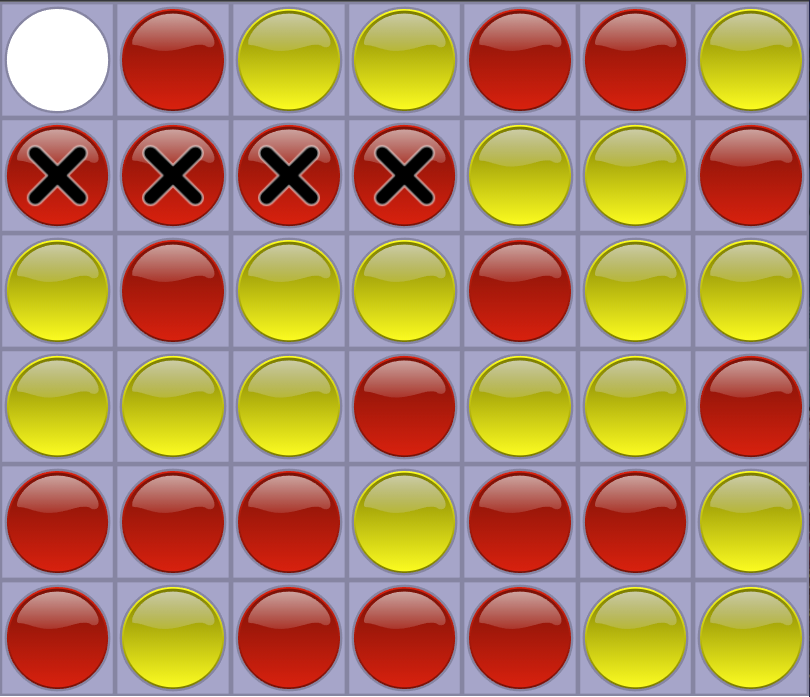
#> input picture img/teste2.png, 810 x 697 px
$ python run.py
#> lines starting #> are read from the running program, lines starting #| are printed output that depends on the picture; after the words box and inside, x2 and y2 are one past the last pixel; in counts of white or black regions, pixels touching at a corner belong together
### biblioteca.py

import cv2

def encontra_peca(posicao):
    # Recebe um pedaço do tabuleiro e tenta descobrir se há peça nessa posição e,
    # se houver, usa visão computacional para descobrir se é vermelha ou amarela
    # 0 -> sem peça
    # 1 -> peça vermelha
    # 2 -> peça amarela
    hsv = cv2.cvtColor(posicao.copy(), cv2.COLOR_BGR2HSV)
    mask_vermelho = cv2.inRange(hsv,(0, 200, 200),(20/2, 255, 255))
    contornos_vermelhos, _ = cv2.findContours(mask_vermelho, cv2.RETR_TREE, cv2.CHAIN_APPROX_NONE)
    mask_amarelo = cv2.inRange(hsv,(40/2, 200, int(0.5*255)),(60/2, 255, 255))
    contornos_amarelos, _ = cv2.findContours(mask_amarelo, cv2.RETR_TREE, cv2.CHAIN_APPROX_NONE)

    if len(contornos_vermelhos) == 0 and len(contornos_amarelos) == 0:
        return 0
    elif len(contornos_vermelhos) > 0 and len(contornos_amarelos) > 0:
        maior_area_vermelho = 0
        for contorno_vermelho in contornos_vermelhos:
            if abs(cv2.contourArea(contorno_vermelho)) > maior_area_vermelho:
                maior_area_vermelho = abs(cv2.contourArea(contorno_vermelho))
        maior_area_amarelo = 0
        for contorno_amarelo in contornos_amarelos:
            if abs(cv2.contourArea(contorno_amarelo)) > maior_area_amarelo:
                maior_area_amarelo = abs(cv2.contourArea(contorno_amarelo))
        if maior_area_vermelho > maior_area_amarelo:
            return 1
        else:
            return 2
    elif len(contornos_vermelhos) > 0:
        return 1
    elif len(contornos_amarelos) > 0:
        return 2


# Esta sessão dedicada à checagem das peças do tabuleiro e se elas geram vitória não foi criada por mim,
# mas pelo usuário do GitHub ForrestKnight, em seu repositório ForrestKnight/ConnectFour
# https://github.com/ForrestKnight/ConnectFour

def checa_adjacente(matriz_tabuleiro, cor_peca, linha, coluna, delta_linha, delta_coluna):
    contagem = 0
    for i in range(4):
        peca_atual = matriz_tabuleiro[linha][coluna]
        if cor_peca == peca_atual:
            contagem += 1
        linha += delta_linha
        coluna += delta_coluna
    return contagem


def checa_vitoria(matriz_tabuleiro, cor_peca):
    # Vertical
    for linha in range(len(matriz_tabuleiro) - 3):
        for coluna in range(len(matriz_tabuleiro[0])):
            ticks = checa_adjacente(matriz_tabuleiro, cor_peca, linha, coluna, 1, 0)
            if ticks == 4: return True
    # Horizontal
    for linha in range(len(matriz_tabuleiro)):
        for coluna in range(len(matriz_tabuleiro[0]) - 3):
            ticks = checa_adjacente(matriz_tabuleiro, cor_peca, linha, coluna, 0, 1)
            if ticks == 4: return True
    # Diagonal com inclinação positiva
    for linha in range(len(matriz_tabuleiro) - 3):
        for coluna in range(len(matriz_tabuleiro[0]) - 3):
            ticks = checa_adjacente(matriz_tabuleiro, cor_peca, linha, coluna, 1, 1)
            if ticks == 4: return True
    # Diagonal com inclinação negativa
    for linha in range(3, len(matriz_tabuleiro)):
        for coluna in range(len(matriz_tabuleiro[0]) - 5):
            ticks = checa_adjacente(matriz_tabuleiro, cor_peca, linha, coluna, -1, 1)
            if ticks == 4: return True
    return False

### run.py
# Implementação da identificação de cores do tabuleiro utilizando a biblioteca OpenCV

import cv2
import numpy as np
import biblioteca
import os

if __name__ == '__main__':
    print ("OpenCV Version : %s " % cv2.__version__)

    # Este programa vai capturar um frame da webcam quando uma tecla específica for pressionada
    # e vai identificar o tabuleiro e as peças posicionadas.
    # A tecla a ser pressionada para captura é: (ainda não definida)

    # Para motivo de teste, é possível pegar tabuleiros de jogos jogados por um ser humano
    # no site https://connect4.gamesolver.org/
    # Terminados os jogos, as capturas de tela podem ser salvas e utilizadas nos testes

    frame = cv2.imread("img/teste2.png")
#> frame is the input picture: shape (697, 810, 3); mean B, G, R 100.4, 135.5, 173.8

    ###########################################################################################
    ### Essa seção é utilizada para separar apenas o tabuleiro do resto da imagem.
    ### Para fazer isso, utilizarei a máscara do tabuleiro como guia para identificar
    ### o tabuleiro no ambiente e cortar um retângulo contendo esse tabuleiro
    ### para poder analisar as peças do tabuleiro sem interferências.

    # hsv_frame = cv2.cvtColor(frame.copy(), cv2.COLOR_BGR2HSV)
    ### Essas cores devem servir para estipular uma faixa da cor do tabuleiro que deve ser segmentado
    # lower_color = ( 236/2 , int(0.2*255) , int(0.68*255) )
    # upper_color = ( 250/2 , int(0.3*255) , int(0.75*255) )
    # mask_tabuleiro = cv2.inRange(hsv_frame, lower_color, upper_color)

    # i_linhas, i_colunas = np.where(mask_tabuleiro!=0)
    # min_linha = min(i_linhas)
    # max_linha = max(i_linhas)
    # min_coluna = min(i_colunas)
    # max_coluna = max(i_colunas)

    # frame = frame[min_linha:max_linha, min_coluna:max_coluna]
    ###########################################################################################

    altura_tabela = frame.shape[0]
#> altura_tabela = 697
    altura_linha = int(altura_tabela/6)
#> altura_linha = 116
    altura_tabela = frame.shape[1]
#> altura_tabela = 810
    largura_coluna = int(altura_tabela/7)
#> largura_coluna = 115

    pos00 = frame[0:altura_linha, 0:largura_coluna]
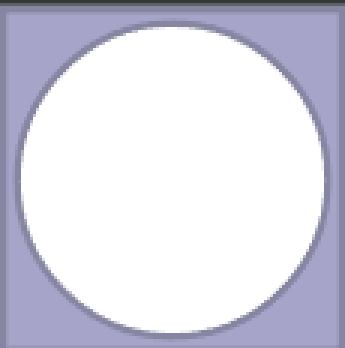
#> pos00: shape (116, 115, 3) (shown 3 times larger); mean B, G, R 227.2, 214.5, 214.9
    pos01 = frame[0:altura_linha, largura_coluna:largura_coluna*2]
    pos02 = frame[0:altura_linha, largura_coluna*2:largura_coluna*3]
    pos03 = frame[0:altura_linha, largura_coluna*3:largura_coluna*4]
    pos04 = frame[0:altura_linha, largura_coluna*4:largura_coluna*5]
    pos05 = frame[0:altura_linha, largura_coluna*5:largura_coluna*6]
    pos06 = frame[0:altura_linha, largura_coluna*6:]

    pos10 = frame[altura_linha:altura_linha*2, 0:largura_coluna]
    pos11 = frame[altura_linha:altura_linha*2, largura_coluna:largura_coluna*2]
    pos12 = frame[altura_linha:altura_linha*2, largura_coluna*2:largura_coluna*3]
    pos13 = frame[altura_linha:altura_linha*2, largura_coluna*3:largura_coluna*4]
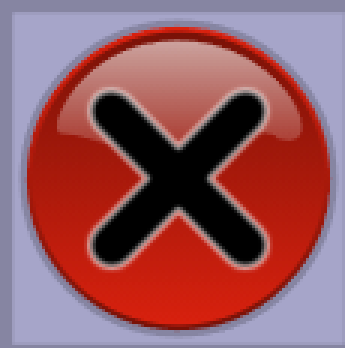
#> pos13: shape (116, 115, 3) (shown 3 times larger); mean B, G, R 96.5, 89.1, 148.1
    pos14 = frame[altura_linha:altura_linha*2, largura_coluna*4:largura_coluna*5]
    pos15 = frame[altura_linha:altura_linha*2, largura_coluna*5:largura_coluna*6]
    pos16 = frame[altura_linha:altura_linha*2, largura_coluna*6:]

    pos20 = frame[altura_linha*2:altura_linha*3, 0:largura_coluna]
    pos21 = frame[altura_linha*2:altura_linha*3, largura_coluna:largura_coluna*2]
    pos22 = frame[altura_linha*2:altura_linha*3, largura_coluna*2:largura_coluna*3]
    pos23 = frame[altura_linha*2:altura_linha*3, largura_coluna*3:largura_coluna*4]
    pos24 = frame[altura_linha*2:altura_linha*3, largura_coluna*4:largura_coluna*5]
    pos25 = frame[altura_linha*2:altura_linha*3, largura_coluna*5:largura_coluna*6]
    pos26 = frame[altura_linha*2:altura_linha*3, largura_coluna*6:]

    pos30 = frame[altura_linha*3:altura_linha*4, 0:largura_coluna]
    pos31 = frame[altura_linha*3:altura_linha*4, largura_coluna:largura_coluna*2]
    pos32 = frame[altura_linha*3:altura_linha*4, largura_coluna*2:largura_coluna*3]
    pos33 = frame[altura_linha*3:altura_linha*4, largura_coluna*3:largura_coluna*4]
    pos34 = frame[altura_linha*3:altura_linha*4, largura_coluna*4:largura_coluna*5]
    pos35 = frame[altura_linha*3:altura_linha*4, largura_coluna*5:largura_coluna*6]
    pos36 = frame[altura_linha*3:altura_linha*4, largura_coluna*6:]
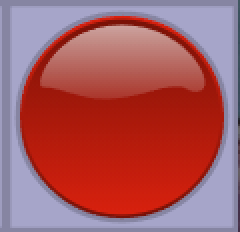
#> pos36: shape (116, 120, 3) (shown 2 times larger); mean B, G, R 96.8, 90.8, 168.2

    pos40 = frame[altura_linha*4:altura_linha*5, 0:largura_coluna]
    pos41 = frame[altura_linha*4:altura_linha*5, largura_coluna:largura_coluna*2]
    pos42 = frame[altura_linha*4:altura_linha*5, largura_coluna*2:largura_coluna*3]
    pos43 = frame[altura_linha*4:altura_linha*5, largura_coluna*3:largura_coluna*4]
    pos44 = frame[altura_linha*4:altura_linha*5, largura_coluna*4:largura_coluna*5]
    pos45 = frame[altura_linha*4:altura_linha*5, largura_coluna*5:largura_coluna*6]
    pos46 = frame[altura_linha*4:altura_linha*5, largura_coluna*6:]
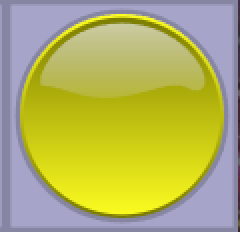
#> pos46: shape (116, 120, 3) (shown 2 times larger); mean B, G, R 101.2, 178.2, 178.8

    pos50 = frame[altura_linha*5:altura_linha*6, 0:largura_coluna]
    pos51 = frame[altura_linha*5:altura_linha*6, largura_coluna:largura_coluna*2]
    pos52 = frame[altura_linha*5:altura_linha*6, largura_coluna*2:largura_coluna*3]
    pos53 = frame[altura_linha*5:altura_linha*6, largura_coluna*3:largura_coluna*4]
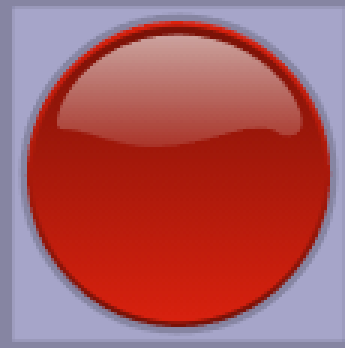
#> pos53: shape (116, 115, 3) (shown 3 times larger); mean B, G, R 94.4, 89.4, 170.1
    pos54 = frame[altura_linha*5:altura_linha*6, largura_coluna*4:largura_coluna*5]
    pos55 = frame[altura_linha*5:altura_linha*6, largura_coluna*5:largura_coluna*6]
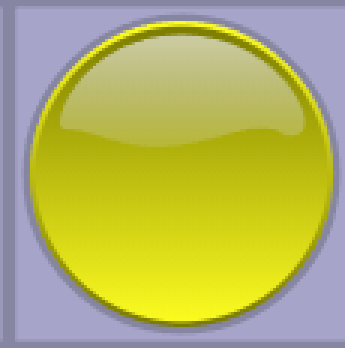
#> pos55: shape (116, 115, 3) (shown 3 times larger); mean B, G, R 99.8, 180.3, 180.7
    pos56 = frame[altura_linha*5:altura_linha*6, largura_coluna*6:]

    matriz_posicoes = [ [pos00, pos01, pos02, pos03, pos04, pos05, pos06],
                        [pos10, pos11, pos12, pos13, pos14, pos15, pos16],
                        [pos20, pos21, pos22, pos23, pos24, pos25, pos26],
                        [pos30, pos31, pos32, pos33, pos34, pos35, pos36],
                        [pos40, pos41, pos42, pos43, pos44, pos45, pos46],
                        [pos50, pos51, pos52, pos53, pos54, pos55, pos56]
                      ]

    matriz_tabuleiro = np.zeros((6,7))

    for i in range(0,6):
        for j in range(0,7):
            # 0 -> sem peça
            # 1 -> peça vermelha
            # 2 -> peça amarela
            matriz_tabuleiro[i][j] = biblioteca.encontra_peca(matriz_posicoes[i][j])
#> this loop made 6 passes
#> pass 1, in encontra_peca (call 2), `mask_vermelho = cv2.inRange(hsv,(0, 200, 200),(20/2, 255, 255))`:
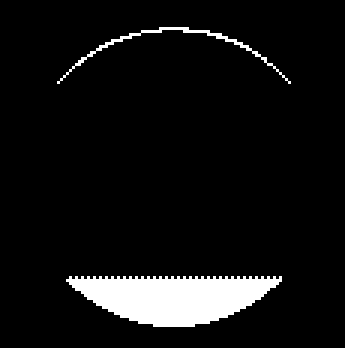
#> mask_vermelho: shape (116, 115) (shown 3 times larger); 7% white; 2 white regions, box (x1, y1, x2, y2) and area: (22, 92, 94, 109) 833, (19, 9, 97, 28) 98

    peca_vermelha = 1
    peca_amarela = 2

    print(matriz_tabuleiro)
#| [[0. 1. 2. 2. 1. 1. 2.]
#|  [1. 1. 1. 1. 2. 2. 1.]
#|  [2. 1. 2. 2. 1. 2. 2.]
#|  [2. 2. 2. 1. 2. 2. 1.]
#|  [1. 1. 1. 2. 1. 1. 2.]
#|  [1. 2. 1. 1. 1. 2. 2.]]
    ganhou = biblioteca.checa_vitoria(matriz_tabuleiro, peca_vermelha)
#> the loop in checa_vitoria, `for linha in range(len(matriz_tabuleiro) - 3):` made 3 passes
#> the loop in checa_vitoria, `for linha in range(len(matriz_tabuleiro)):` made 2 passes
#> ganhou = True
    print(f'Vermelho ganhou?{ganhou}')
#| Vermelho ganhou?True
    ganhou = biblioteca.checa_vitoria(matriz_tabuleiro, peca_amarela)
#> the loop in checa_vitoria (call 2), `for linha in range(len(matriz_tabuleiro) - 3):` made 3 passes
#> the loop in checa_vitoria (call 2), `for linha in range(len(matriz_tabuleiro)):` made 6 passes
#> the loop in checa_vitoria (call 2), `for linha in range(3, len(matriz_tabuleiro)):` made 3 passes
#> ganhou = False
    print(f'Amarelo ganhou?{ganhou}')
#| Amarelo ganhou?False


    while True:
        cv2.imshow('Frame', frame)
        # cv2.imshow('Mask tabuleiro', mask_tabuleiro)

        if cv2.waitKey(1) & 0xFF == ord('q'):
#> (key q is pressed here)
            break

$ run again, with img/teste1.png copied over img/teste2.png
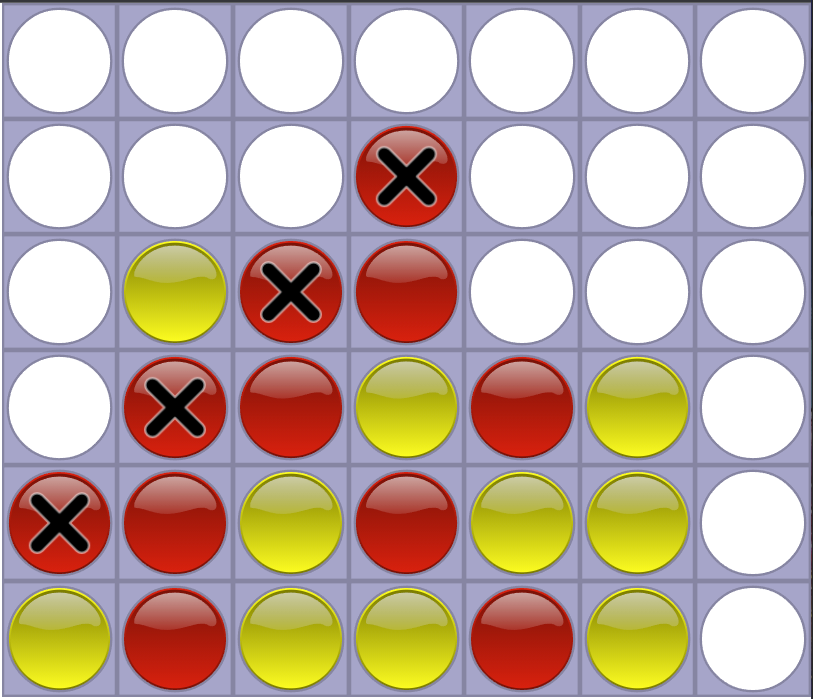
#> input picture img/teste1.png, 813 x 699 px
#> frame is the input picture: shape (699, 813, 3); mean B, G, R 162.8, 173.7, 192.8
#> `pos53 = frame[altura_linha*5:altura_linha*6, largura_coluna*3:largura_..`:
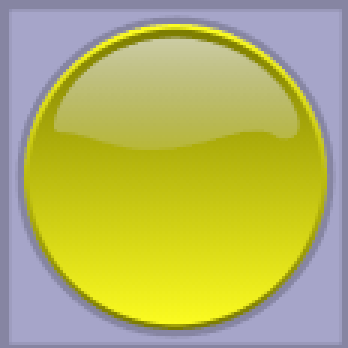
#> pos53: shape (116, 116, 3) (shown 3 times larger); mean B, G, R 100.4, 179.9, 180.3
#> `pos54 = frame[altura_linha*5:altura_linha*6, largura_coluna*4:largura_..`:
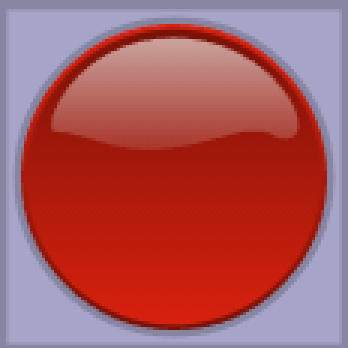
#> pos54: shape (116, 116, 3) (shown 3 times larger); mean B, G, R 94.3, 89.3, 170
#| [[0. 0. 0. 0. 0. 0. 0.]
#|  [0. 0. 0. 1. 0. 0. 0.]
#|  [0. 2. 1. 1. 0. 0. 0.]
#|  [0. 1. 1. 2. 1. 2. 0.]
#|  [1. 1. 2. 1. 2. 2. 0.]
#|  [2. 1. 2. 2. 1. 2. 0.]]
#> the loop in checa_vitoria, `for linha in range(len(matriz_tabuleiro) - 3):` made 3 passes
#> the loop in checa_vitoria, `for linha in range(len(matriz_tabuleiro)):` made 6 passes
#> the loop in checa_vitoria, `for linha in range(3, len(matriz_tabuleiro)):` made 2 passes
#> linha on passes 1 to 2: 3, 4
#> `ganhou = biblioteca.checa_vitoria(matriz_tabuleiro, peca_vermelha)`: ganhou = True
#| Vermelho ganhou?True
#> the loop in checa_vitoria (call 2), `for linha in range(len(matriz_tabuleiro) - 3):` made 3 passes
#> the loop in checa_vitoria (call 2), `for linha in range(len(matriz_tabuleiro)):` made 6 passes
#> the loop in checa_vitoria (call 2), `for linha in range(3, len(matriz_tabuleiro)):` made 3 passes
#> `ganhou = biblioteca.checa_vitoria(matriz_tabuleiro, peca_amarela)`: ganhou = False
#| Amarelo ganhou?False
